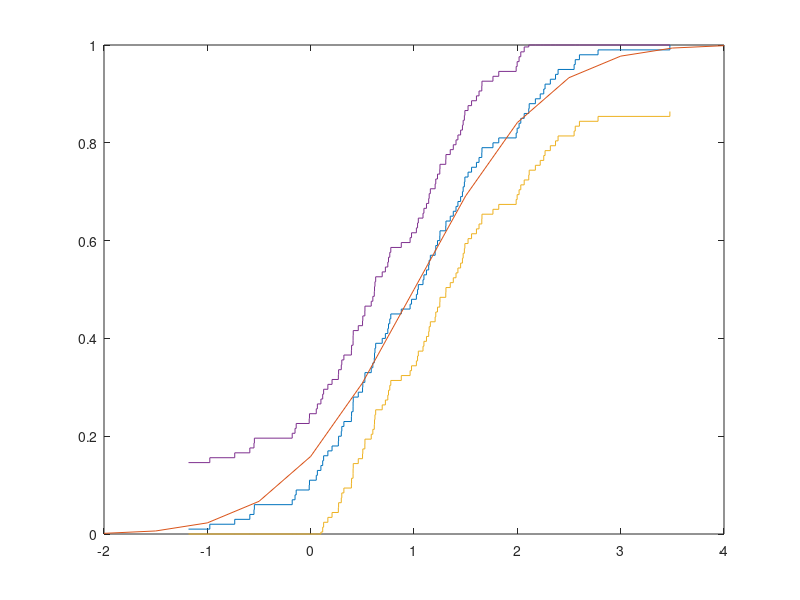

The MATLAB script that drew this image:
pkg load statistics

n = 100;
mu = 1;
sigma = 1;

t = mu - 3 * sigma : 0.5 : mu + 3 * sigma;
F_x = normcdf(t, mu, sigma);

X = sort(normrnd(mu, sigma, n, 1));
F_n = 1 / n : 1 / n : 1;
[a, b] = stairs(X, F_n);

u = 1.36;
delta = u / sqrt(n); % ? * T
plot(a, b, t, F_x, a, max(b - delta, 0), a, min(b + delta, 1))
